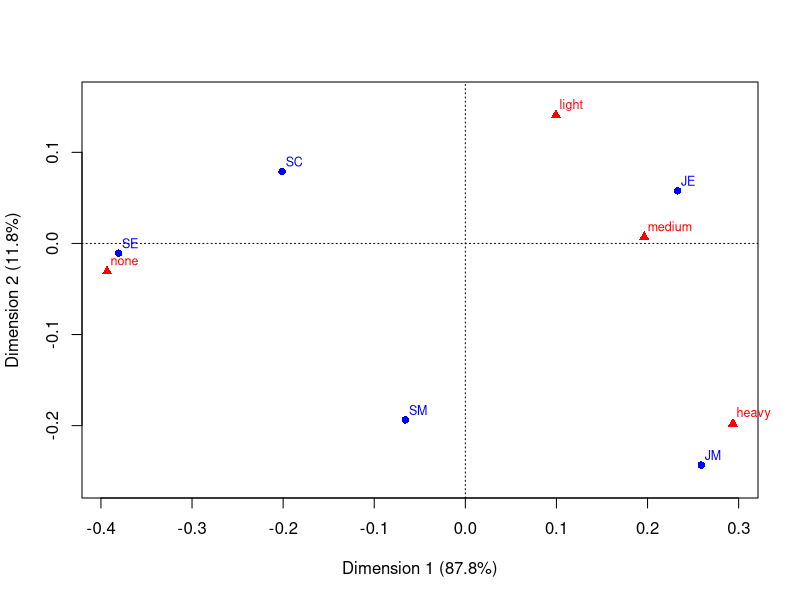
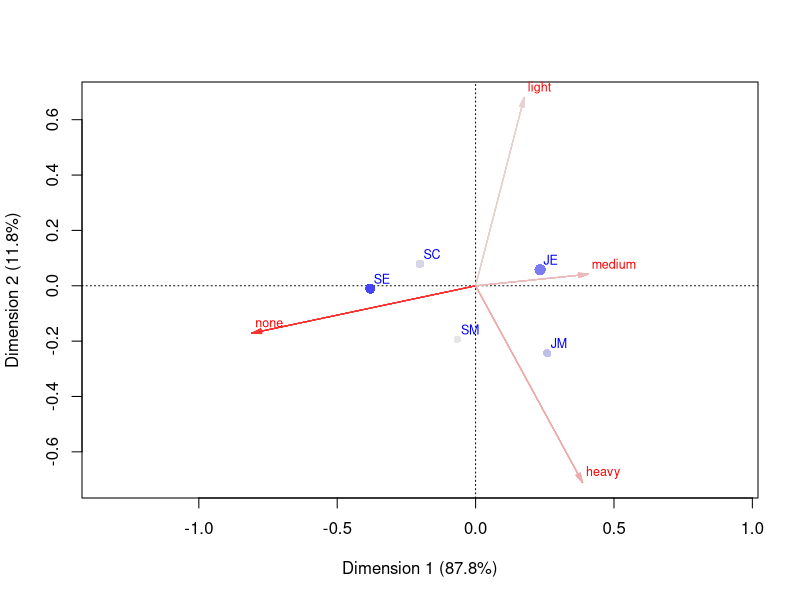

Source code (R) for these figures, in order:
## ---- chunk 1
install.packages("ca")
library(ca)
## ---- chunk 2
data("smoke")
smoke
## ---- chunk 3
smoke.ca <- ca(smoke)
smoke.ca

## ---- chunk 4
### To see a list of available entries 
names(smoke.ca)
smoke.ca$coord

## ---- chunk 5
summary(smoke.ca)
## ---- chunk 6
## Visualizing using a symmetric map
smoke.ca.plot <- plot(smoke.ca)
smoke.ca.plot
## ---- chunk 7
smoke.ca.biplot <- plot(ca(smoke), mass = TRUE, contrib = "absolute",map = "rowgreen", arrows = c(FALSE, TRUE))
smoke.ca.biplot
